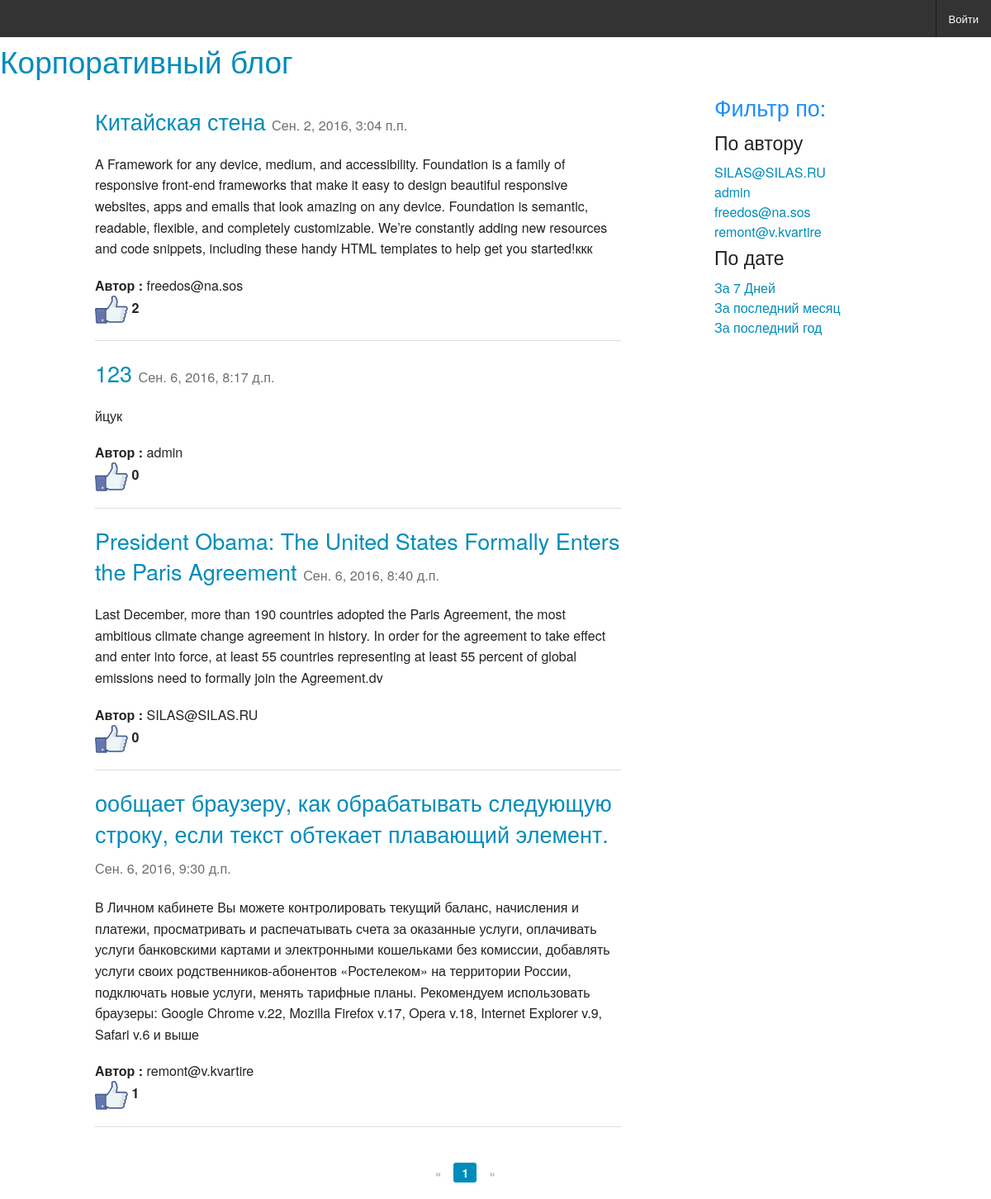
The app's page /articles/all/?date=7, older data.
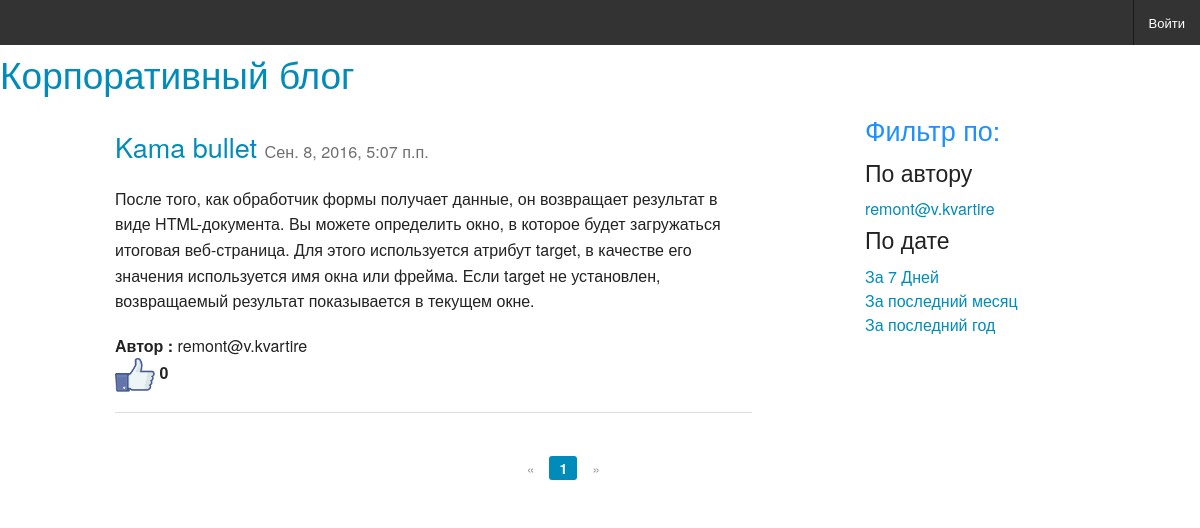
The same page, newer data.
### article/models.py (models this page shows)
class Article(models.Model):
    class Meta():
        db_table = 'article'
    article_title = models.CharField(
        'Название статьи', max_length = 200)
    article_text = models.TextField('Текст статьи')
    article_date = models.DateTimeField(
        default=datetime.datetime.now)
    article_likes = models.IntegerField(default=0)
    article_author = models.ForeignKey(User, verbose_name='Автор')

### users/models.py (models this page shows)
class User(AbstractUser):
    avatar = models.ImageField('Аватар', upload_to='avatars')
    phone = models.CharField('Телефон', max_length=20)
    skype = models.CharField('Skype', max_length=50)

### article/views.py (the view)
# urls.py: url(r'^articles/all/$', views.articles, name='articles'),
def articles(request, page_number=1):
    all_articles = Article.objects.all()
    authors = User.objects.filter(article__isnull=False).distinct()
    get_params = request.GET
    requested_author = get_params.get('author', None)
    if requested_author:
        all_articles = all_articles.filter(
            article_author_id=int(requested_author))
    requested_date = get_params.get('date', None)
    if requested_date:
        if requested_date == '7':
            start_date = datetime.datetime.now()\
                         - datetime.timedelta(days=7)
            end_date = datetime.datetime.now()
            all_articles = all_articles.filter(
                article_date__range=(start_date, end_date))
    if requested_date:
        if requested_date == '31':
            start_date = datetime.datetime.now()\
                         - datetime.timedelta(days=31)
            end_date = datetime.datetime.now()
            all_articles = all_articles.filter(
                article_date__range=(start_date, end_date))
    if requested_date:
        if requested_date == '365':
            start_date = datetime.datetime.now()\
                         - datetime.timedelta(days=365)
            end_date = datetime.datetime.now()
            all_articles = all_articles.filter(
                article_date__range=(start_date, end_date))
    current_page = Paginator(all_articles, 5)
    return render(request, 'articles.html', {
        'articles': current_page.page(page_number),
        'username': auth.get_user(request).username,
        'authors': authors
    })

### article/templates/articles.html
{% extends 'main.html' %}
{% load staticfiles %}
{% block article %}
<div class="row" id="content">
    <div class="medium-8 columns">
        <div class="blog-post">
    {% for article in articles %}
        <p><h3><a href="{% url 'article:article' article_id=article.id %}">{{ article.article_title }}</a> <small> {{ article.article_date }}</small></h3></p>
        <p>{{ article.article_text }}</p>
        <b>Автор :</b> {{ article.article_author }}
        <p><a href="{% url 'article:addlike' article_id=article.id %}"><img src="{% static "like.jpg" %}" width="40px" height="35px"></a>  <b>{{ article.article_likes }}</b></p>
        <hr>
    {% endfor %}
        </div>
    </div>
    <div class="medium-3 columns">
        <h3><font color="#1e90ff">Фильтр по:</font></h3>
        <h4>По автору</h4>
        {% for author in authors %}
            <a href="?author={{ author.id }}">{{ author.username }}</a><br>
        {% endfor %}
        <h4>По дате</h4>
        <a href="?date=7">За 7 Дней</a><br>
        <a href="?date=31">За последний месяц</a><br>
        <a href="?date=365">За последний год</a><br>
    </div>
</div>
<br>
<div class="row">
    <div class="large-3 large-offset-5 colums">
        <ul class="pagination">
            {% if articles.has_previous %}
                <li class="arrow"><a href="/page/{{ articles.previous_page_number }}/">&laquo;</a></li>
            {% else %}
                <li class="arrow unavailable"><a href="">&laquo;</a></li>
            {% endif %}
            {% for page in articles.paginator.page_range %}
                {% if page == articles.number %}
                    <li class="current"><a href="/page/{{ page }}/">{{ page }}</a></li>
                {% else %}
                    <li><a href="/page/{{ page }}/">{{ page }}</a></li>
                {% endif %}
            {% endfor %}
            {% if articles.has_next %}
                <li class="arrow"><a href="/page/{{ articles.next_page_number }}/">&raquo;</a></li>
            {% else %}
                <li class="arrow unavailable"><a href="">&raquo;</a></li>
            {% endif %}
        </ul>
    </div>
</div>
{% endblock %}

Row changes from the older to the newer data that the page shows:
removed Article: article_title "Китайская стена", article_date "Сен. 2, 2016, 3:04 п.п.", article_text "A Framework for any device, medium, and accessibility. Foundation is a family of responsive front-end frameworks that make it easy to design beautiful responsive websites, apps and emails that look amazing on any device. Foundation is semantic, readable, flexible, and completely customizable. We’re constantly adding new resources and code snippets, including these handy HTML templates to help get you started!ккк", article_author "freedos@na.sos", article_likes "2"
removed Article: article_title "123", article_date "Сен. 6, 2016, 8:17 д.п.", article_text "йцук", article_author "admin", article_likes "0"
removed Article: article_title "President Obama: The United States Formally Enters the Paris Agreement", article_date "Сен. 6, 2016, 8:40 д.п.", article_text "Last December, more than 190 countries adopted the Paris Agreement, the most ambitious climate change agreement in history. In order for the agreement to take effect and enter into force, at least 55 countries representing at least 55 percent of global emissions need to formally join the Agreement.dv", article_author "SILAS@SILAS.RU", article_likes "0"
removed Article: article_title "ообщает браузеру, как обрабатывать следующую строку, если текст обтекает плавающий элемент.", article_date "Сен. 6, 2016, 9:30 д.п.", article_text "В Личном кабинете Вы можете контролировать текущий баланс, начисления и платежи, просматривать и распечатывать счета за оказанные услуги, оплачивать услуги банковскими картами и электронными кошельками без комиссии, добавлять услуги своих родственников-абонентов «Ростелеком» на территории России, подключать новые услуги, менять тарифные планы. Рекомендуем использовать браузеры: Google Chrome v.22, Mozilla Firefox v.17, Opera v.18, Internet Explorer v.9, Safari v.6 и выше", article_author "remont@v.kvartire", article_likes "1"
no longer on this page (row edited): User: username "SILAS@SILAS.RU"
no longer on this page (row unchanged): User: username "admin"
no longer on this page (row edited): User: username "freedos@na.sos"
added Article: article_title "Kama bullet", article_date "Сен. 8, 2016, 5:07 п.п.", article_text "После того, как обработчик формы получает данные, он возвращает результат в виде HTML-документа. Вы можете определить окно, в которое будет загружаться итоговая веб-страница. Для этого используется атрибут target, в качестве его значения используется имя окна или фрейма. Если target не установлен, возвращаемый результат показывается в текущем окне.", article_author "remont@v.kvartire", article_likes "0"
